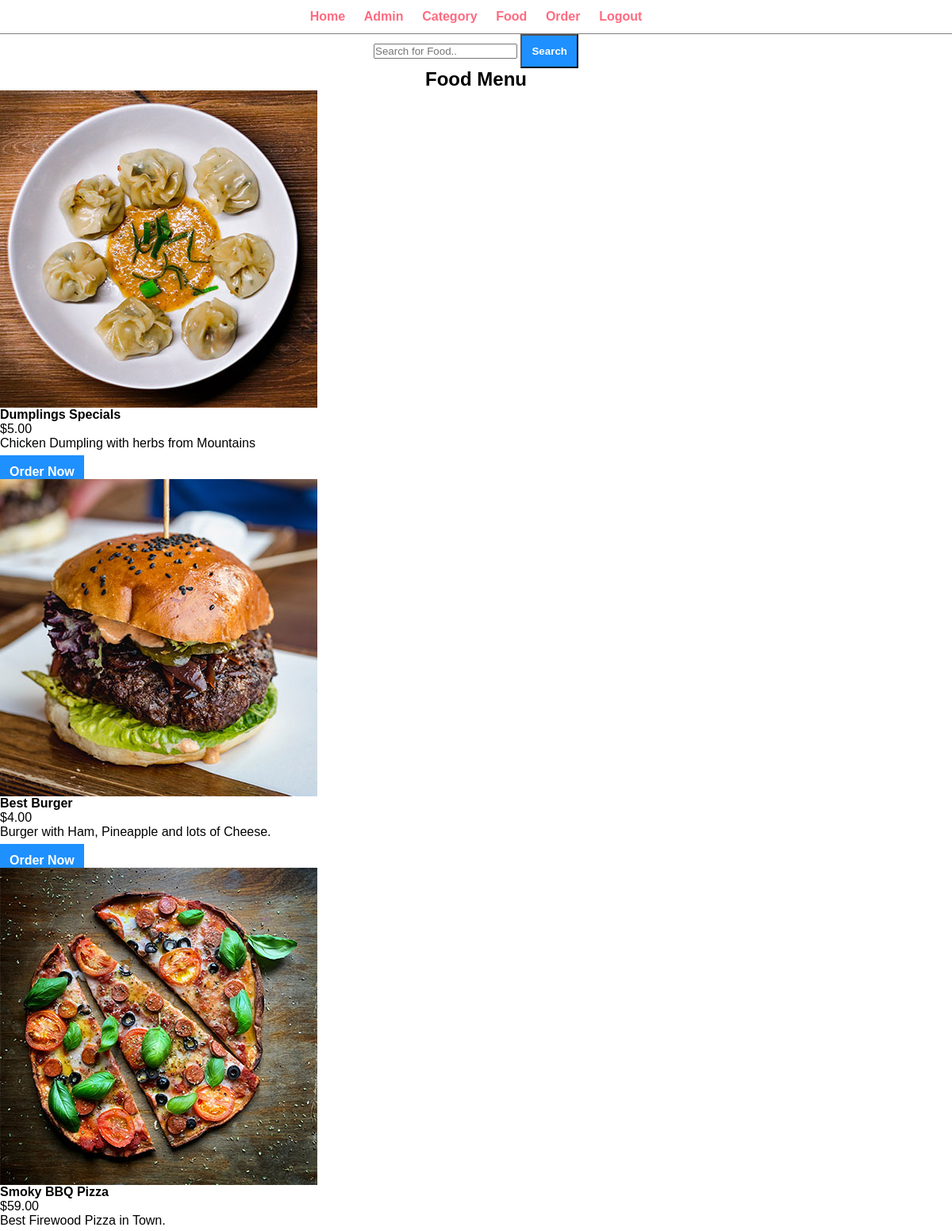
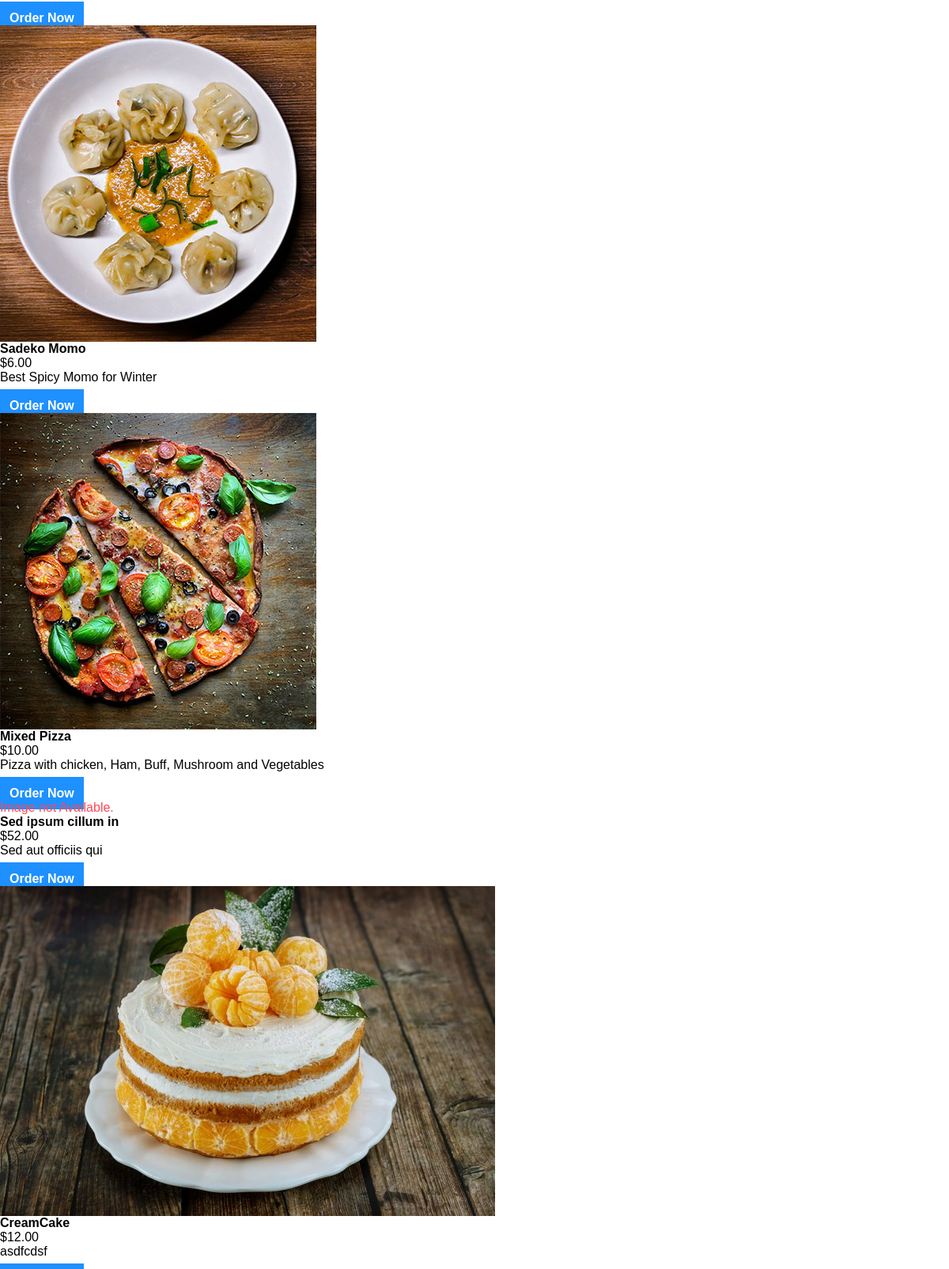
Screenshot of /foods.php (signed in, upper part) with the database file from the repository (2 pictures, top to bottom).
### tables this page shows
CREATE TABLE IF NOT EXISTS `tbl_food` (
  `id` int(10) unsigned NOT NULL AUTO_INCREMENT,
  `title` varchar(100) NOT NULL,
  `description` text NOT NULL,
  `price` decimal(10,2) NOT NULL,
  `image_name` varchar(255) NOT NULL,
  `category_id` int(10) unsigned NOT NULL,
  `featured` varchar(10) NOT NULL,
  `active` varchar(10) NOT NULL,
  PRIMARY KEY (`id`)
);

### foods.php (the view, shortened to what this page needs)
<?php include('partials-front/menu.php'); ?>
<section class="food-search text-center">
    <div class="container">
        <form action="<?php echo SITEURL; ?>food-search.php" method="POST">
            <input type="search" name="search" placeholder="Search for Food.." required>
            <input type="submit" name="submit" value="Search" class="btn btn-primary">
        </form>
    </div>
</section>
<section class="food-menu">
    <div class="container">
        <h2 class="text-center">Food Menu</h2>
        <?php
            $sql = "SELECT * FROM tbl_food WHERE active='Yes'";
            $res=mysqli_query($conn, $sql);
            $count = mysqli_num_rows($res);
            if($count>0)
            {
                while($row=mysqli_fetch_assoc($res))
                {
                    $id = $row['id'];
                    $title = $row['title'];
                    $description = $row['description'];
                    $price = $row['price'];
                    $image_name = $row['image_name'];
                    ?>
                    <div class="food-menu-box">
                        <div class="food-menu-img">
                            <?php
                                if($image_name=="")
                                {
                                    echo "<div class='error'>Image not Available.</div>";
                                }
                                else
                                {
                                    ?>
                                    <img src="<?php echo SITEURL; ?>images/food/<?php echo $image_name; ?>" alt="Chicke Hawain Pizza" class="img-responsive img-curve">
                                    <?php
                                }
                            ?>
                        </div>
                        <div class="food-menu-desc">
                            <h4><?php echo $title; ?></h4>
                            <p class="food-price">$<?php echo $price; ?></p>
                            <p class="food-detail">
                                <?php echo $description; ?>
                            </p>
                            <br>
                            <a href="<?php echo SITEURL; ?>order.php?food_id=<?php echo $id; ?>" class="btn btn-primary">Order Now</a>
                        </div>
                    </div>
                    <?php
                }
            }
            else
            {
                echo "<div class='error'>Food not found.</div>";
            }
        ?>
    </div>
</section>
<?php include('partials-front/footer.php'); ?>

### css/admin.css (style rules this page uses)
* { margin: 0; padding: 0; font-family: Arial, Helvetica, sans-serif; }
.text-center { text-align: center; }
.btn-primary { background-color: #1e90ff; padding: 1%; color: white; text-decoration: none; font-weight: bold; }
.error { color: #ff4757; }

### rows the page displays
tbl_food: image_name (picture), title "Dumplings Specials", price "5.00", description "Chicken Dumpling with herbs from Mountains"
tbl_food: image_name (picture), title "Best Burger", price "4.00", description "Burger with Ham, Pineapple and lots of Cheese."
tbl_food: image_name (picture), title "Smoky BBQ Pizza", price "59.00", description "Best Firewood Pizza in Town."
tbl_food: image_name (picture), title "Sadeko Momo", price "6.00", description "Best Spicy Momo for Winter"
tbl_food: image_name (picture), title "Mixed Pizza", price "10.00", description "Pizza with chicken, Ham, Buff, Mushroom and Vegetables"
tbl_food: image_name "Image not Available.", title "Sed ipsum cillum in", price "52.00", description "Sed aut officiis qui"
tbl_food: image_name (picture), title "CreamCake", price "12.00", description "asdfcdsf"
